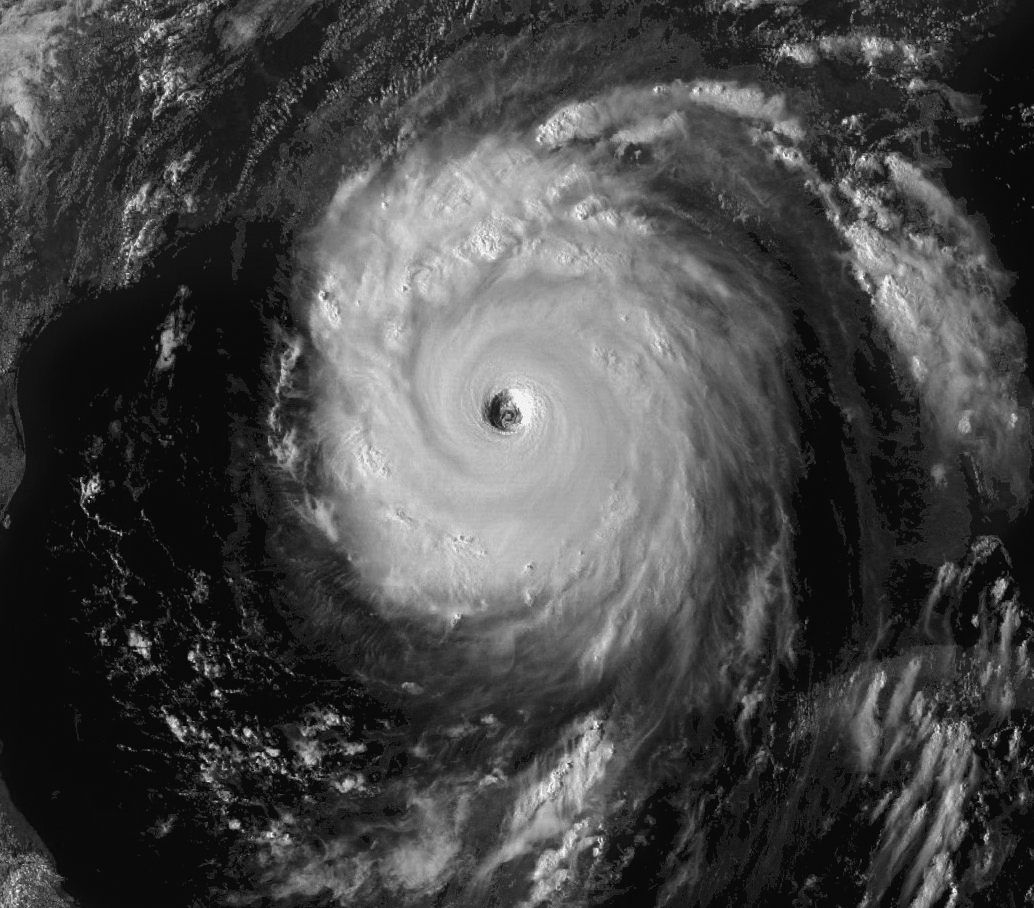
%> input picture Digital Image Processing (ESOE5096)/CA4/hurricane-katrina.tif, 1034 x 908 px
$ octave CA4_4.m   (GNU Octave 9; MATLAB toolbox functions it lacks are replaced by stand-ins)
%> lines starting %> are read from the running program, lines starting %| are printed output that depends on the picture
### Digital Image Processing (ESOE5096)/CA4/wavefast.m
function [c, s] = wavefast(x, n, varargin)
%WAVEFAST Perform multi-level 2-dimensional fast wavelet transform.
%   [C, L] = WAVEFAST(X, N, LP, HP) performs a 2D N-level FWT of
%   image (or matrix) X with respect to decomposition filters LP and
%   HP.
%
%   [C, L] = WAVEFAST(X, N, WNAME) performs the same operation but
%   fetches filters LP and HP for wavelet WNAME using WAVEFILTER.
%
%   Scale parameter N must be less than or equal to log2 of the
%   maximum image dimension.  Filters LP and HP must be even. To
%   reduce border distortion, X is symmetrically extended. That is,
%   if X = [c1 c2 c3 ... cn] (in 1D), then its symmetric extension
%   would be [... c3 c2 c1 c1 c2 c3 ... cn cn cn-1 cn-2 ...].
%
%   OUTPUTS:
%     Matrix C is a coefficient decomposition vector:
%
%      C = [ a(n) h(n) v(n) d(n) h(n-1) ... v(1) d(1) ]
%
%     where a, h, v, and d are columnwise vectors containing
%     approximation, horizontal, vertical, and diagonal coefficient
%     matrices, respectively.  C has 3n + 1 sections where n is the
%     number of wavelet decompositions.
%
%     Matrix S is an (n+2) x 2 bookkeeping matrix:
%
%      S = [ sa(n, :); sd(n, :); sd(n-1, :); ... ; sd(1, :); sx ]
%
%     where sa and sd are approximation and detail size entries.
%
%   See also WAVEBACK and WAVEFILTER.

%   Copyright 2002-2004 R. C. Gonzalez, R. E. Woods, & S. L. Eddins
%   Digital Image Processing Using MATLAB, Prentice-Hall, 2004
%   $Revision: 1.5 $  $Date: 2003/10/13 01:14:17 $

% Check the input arguments for reasonableness.
error(nargchk(3, 4, nargin));

if nargin == 3
   if ischar(varargin{1})
      [lp, hp] = wavefilter(varargin{1}, 'd');
   else
      error('Missing wavelet name.');
   end
else
      lp = varargin{1};     hp = varargin{2};
end

fl = length(lp);      sx = size(x);

if (ndims(x) ~= 2) | (min(sx) < 2) | ~isreal(x) | ~isnumeric(x)
   error('X must be a real, numeric matrix.');
end

if (ndims(lp) ~= 2) | ~isreal(lp) | ~isnumeric(lp) ...
       | (ndims(hp) ~= 2) | ~isreal(hp) | ~isnumeric(hp) ...
       | (fl ~= length(hp)) | rem(fl, 2) ~= 0
   error(['LP and HP must be even and equal length real, ' ...
          'numeric filter vectors.']);
end

if ~isreal(n) | ~isnumeric(n) | (n < 1) | (n > log2(max(sx)))
   error(['N must be a real scalar between 1 and ' ...
          'log2(max(size((X))).']);
end

% Init the starting output data structures and initial approximation.
c = [];       s = sx;     app = double(x);

% For each decomposition ...
for i = 1:n
   % Extend the approximation symmetrically.
   [app, keep] = symextend(app, fl);

   % Convolve rows with HP and downsample. Then convolve columns
   % with HP and LP to get the diagonal and vertical coefficients.
   rows = symconv(app, hp, 'row', fl, keep);
   coefs = symconv(rows, hp, 'col', fl, keep);
   c = [coefs(:)' c];    s = [size(coefs); s];
   coefs = symconv(rows, lp, 'col', fl, keep);
   c = [coefs(:)' c];

   % Convolve rows with LP and downsample. Then convolve columns
   % with HP and LP to get the horizontal and next approximation
   % coeffcients.
   rows = symconv(app, lp, 'row', fl, keep);
   coefs = symconv(rows, hp, 'col', fl, keep);
   c = [coefs(:)' c];
   app = symconv(rows, lp, 'col', fl, keep);
end

% Append final approximation structures.
c = [app(:)' c];       s = [size(app); s];

%-------------------------------------------------------------------%
% [6 lines left out: function symextend, not called in this run]

%-------------------------------------------------------------------%
% [13 lines left out: function symconv, not called in this run]

### Digital Image Processing (ESOE5096)/CA4/wavework.m
function [ varargout ] = wavework( opcode, type, c, s, n, x )
%WAVEWORK is used to edit wavelet decomposition structures
%   [VARARGOUT] = WAVEWORK(OPCODE, TYPE, C, S, N, X) gets the
%	coefficients specified by TYPE and N for access or modification
%	based on OPCODE
%
%	INPUTS:
%		OPCODE		Operation to perform
%		------------------------------------------------------------
%		'copy'		[varargout] = Y = requested (via TYPE and N)
%					coefficient matrix
%		'cut'		[varargout] = [NC, Y] = New decomposition vector
%					(with requested coefficient matrix zeroed) AND
%					requested coefficient matrix
%		'paste'		[varargout] = [NC] = new decomposition vector with
%					coefficient matrix replaced by X
%
%		TYPE		Coefficient category
%		-------------------------------------------------------------
%		'a'			Approximation coefficients
%		'h'			Horizontal details
%		'v'			Vertical details
%		'd'			Diagonal details
%
%		[C, S] is a wavelet toolbox decomposition structures.
%		N is a decomposition level (Ignored if TYPE = 'a').
%		X is a 2- or 3-D coefficient matrix for pasting.
%
%		See also WAVECUT, WAVECOPY, and WAVEPASTE.

narginchk(4, 6);

if (~ismatrix(c)) || (size(c, 1) ~= 1)
    error('C must be a row vector.');
end

if (~ismatrix(s)) || ~isreal(s) || ~isnumeric(s) || ...
        ((size(s, 2) ~= 2) && (size(s, 2) ~= 3))
    error('S must be a real, numeric two- or three-column array.');
end

elements = prod(s, 2);  % Coefficient matrix elements.
if (length(c) < elements(end)) || ...
        ~(elements(1) + 3 * sum(elements(2:end - 1)) >= elements(end))
    error('[C S] must from a standard wavelet decomposition structure.');
end

if strcmpi(opcode(1:3), 'pas') && nargin < 6
    error('Not enough input parameters.');
end

if nargin < 5
    n = 1;          % Default level is 1.
end
nmax = size(s, 1) - 2;      % Maximum levels in [C, S].

aflag = (lower(type(1)) == 'a');
if ~aflag && (n > nmax)
    error('N exceeds the decompositions in [C, S].');
end

switch lower(type(1))           % Make pointers into C.
    case 'a'
        nindex = 1;
        start = 1; stop = elements(1); ntst = nmax;
    case {'h', 'v', 'd'}
        switch type
            case 'h', offset = 0;       % Offset to details
            case 'v', offset = 1;
            case 'd', offset = 2;
        end
        nindex = size(s, 1) - n;        % Index to detail info.
        start = elements(1) + 3 * sum(elements(2:nmax - n + 1)) + ...
            offset * elements(nindex) + 1;
        stop = start + elements(nindex) - 1;
        ntst = n;
    otherwise
        error('TYPE must begin with "a", "h", "v", or "d". ');
end
switch lower(opcode)            % Do requested action.
    case {'copy', 'cut'}
        y = c(start:stop); nc = c;
        y = reshape(y, s(nindex, :));
        if strcmpi(opcode(1:3), 'cut')
            nc(start:stop) = 0;
            varargout = {nc, y};
        else
            varargout = {y};
        end
    case 'paste'
        if numel(x) ~= elements(end - ntst)
            error('X is not sized for the requested paste.');
        else
            nc = c; nc(start:stop) = x(:);  varargout = {nc};
        end
    otherwise
        error('Unrecognized OPCODE.');
end

end

### Digital Image Processing (ESOE5096)/CA4/waveback.m
function [ varargout ] = waveback( c, s, varargin )
%WAVEBACK Computes inverse FWTs for multi-level decomposition [C, S].
%   [VARARGOUT] = WAVEBACK(C, S, VARARGOUT) performs a 2D N-level
%	partial or complete wavelet reconstruction of decomposition
%	structure [C, S];
%
%	SYNTAX:
%	Y = WAVEBACK(C, S, 'WNAME');			Output inverse FWT matrix Y
%	Y = WAVEBACK(C, S, LR, HR);				using lowpass and highpass
%											reconstruction filters (LR and
%											HR) or filters obtained by
%											calling WAVEFILTER with 'WNAME'.
%
%	[NC, NS] = WAVEBACK(C, S, 'WNAME', N);	Output new wavelet
%	[NC, NS] = WAVEBACK(C, S, LR, HR, N);	decomposition structure
%											[NC, NS] after N step
%											reconstruction.
%
%	See also WAVEFAST and WAVEFILTER.

% Check the input and output arguments for reasonableness.
narginchk(3, 5);
nargoutchk(1, 2);

if(~ismatrix(c)) || (size(c, 1) ~= 1)
    error('C must be a row vector.');
end

if(~ismatrix(s)) || ~isreal(s) || ~isnumeric(s) || ...
        ((size(s, 2) ~= 2) && (size(s, 2) ~= 3))
    error('S must be a real, numeric two- or three-column array.');
end

elements = prod(s, 2);
if(length(c) < elements(end)) || ...
        ~(elements(1) + 3 * sum(elements(2:end - 1)) >= elements(end))
    error('[C S] must be a standard wavelet decomposition structure.');
end

% Maximum levels in [C, S].
nmax = size(s, 1) - 2;
% Get third input parameter and init check flags.
wname = varargin{1}; filterchk = 0; nchk = 0;

switch nargin
    case 3
        if ischar(wname)
            [lp, hp] = wavefilter(wname, 'r'); n = nmax;
        else
            error('Undefined filter.');
        end
        if nargout ~= 1
            error('Wrong number of output arguments.');
        end
    case 4
        if ischar(wname)
            [lp, hp] = wavefilter(wname, 'r');
            n = varargin{2}; nchk = 1;
        else
            lp = varargin{1}; hp = varargin{2};
            filterchk = 1; n = nmax;
            if nargout ~= 1
                error('Wrong number of output arguments.');
            end
        end
    case 5
        lp = varargin{1}; hp = varargin{2}; filterchk = 1;
        n = varargin{3}; nchk = 1;
    otherwise
        error('Improper number of input arguments.');
end
fl = length(lp);
if filterchk   % Check filters.
    if (~ismatrix(lp)) || ~isreal(lp) || ~isnumeric(lp) ...
            || (~ismatrix(hp)) || ~isreal(hp) || ~isnumeric(hp) ...
            || (fl ~= length(hp)) || rem(fl, 2) ~= 0
        error('LP and HP must be even and equal length real, numeric filter vectors.');
    end
end

if nchk && (~isnumeric(n) || ~isreal(n))  % Check scale N.
    error('N must be a real numeric.');
end

if (n > nmax) || (n < 1)
    error('Invalid number (N) of reconstructions requested.');
end

if (n ~= nmax) && (nargout ~= 2)
    error('Not enough output arguments.');
end

nc = c; ns = s; nnmax = nmax;  % Init decomposition.
for i = 1:n
    % Compute a new approximation.
    a = symconvup(wavecopy('a', nc, ns), lp, lp, fl, ns(3, :)) + ...
        symconvup(wavecopy('h', nc, ns, nnmax), hp, lp, fl, ns(3, :)) + ...
        symconvup(wavecopy('v', nc, ns, nnmax), lp, hp, fl, ns(3, :)) + ...
        symconvup(wavecopy('d', nc, ns, nnmax), hp, hp, fl, ns(3, :));

    % Update decomposition.
    nc = nc(4 * prod(ns(1, :)) + 1:end); nc = [a(:)' nc];
    ns = ns(3:end, :); ns = [ns(1, :); ns];
    nnmax = size(ns, 1) - 2;
end
% For complete reconstructions, reformat output as 2-D.
if nargout == 1
    a = nc; nc = zeros(ns(1, :)); nc(:) = a;
end

varargout{1} = nc;
if nargout == 2
    varargout{2} = ns;
end
end

% ------------------------------------------------------------------------ %
% [21 lines left out: function symconvup, not called in this run]

### Digital Image Processing (ESOE5096)/CA4/wavezero.m
function [ nc, g8 ] = wavezero( c, s, l, wname )
%WAVEZEROS Zeroes wavelet transform detail coefficients.
% [ NC , GB ] = WAVEZERO( C, S, L, WNAME ) zeroes the level L detail
% coefficients in wavelet decomposition structure [ C , S ] and
% computes the resulting inverse transform with respect to WNAME
% wavelets.

[nc, foo] = wavecut('h', c, s, l);
[nc, foo] = wavecut('v', nc, s, l);
[nc, foo] = wavecut('d', nc, s, l);
i = waveback(nc, s, wname);
g8 = im2uint8(mat2gray(i));
% figure; imshow(g8);
end

### Digital Image Processing (ESOE5096)/CA4/wavefilter.m
function [varargout] = wavefilter(wname, type)
%WAVEFILTER Create wavelet decomposition and reconstruction filters.
%   [VARARGOUT] = WAVEFILTER(WNAME, TYPE) returns the decomposition
%   and/or reconstruction filters used in the computation of the
%   forward and inverse FWT (fast wavelet transform).
%
%   EXAMPLES:
%     [ld, hd, lr, hr] = wavefilter('haar') Get the low and highpass
%                                           decomposition (ld, hd)
%                                           and reconstruction
%                                           (lr, hr) filters for
%                                           wavelet 'haar'.
%     [ld, hd] = wavefilter('haar','d')     Get decomposition filters
%                                           ld and hd.
%     [lr, hr] = wavefilter('haar','r')     Get reconstruction
%                                           filters lr and hr.
%
%   INPUTS:
%     WNAME             Wavelet Name
%     ---------------------------------------------------------
%     'haar' or 'db1'   Haar
%     'db4'             4th order Daubechies
%     'sym4'            4th order Symlets
%     'bior6.8'         Cohen-Daubechies-Feauveau biorthogonal
%     'jpeg9.7'         Antonini-Barlaud-Mathieu-Daubechies
%
%     TYPE              Filter Type
%     ---------------------------------------------------------
%     'd'               Decomposition filters
%     'r'               Reconstruction filters
%
%   See also WAVEFAST and WAVEBACK.

%   Copyright 2002-2004 R. C. Gonzalez, R. E. Woods, & S. L. Eddins
%   Digital Image Processing Using MATLAB, Prentice-Hall, 2004
%   $Revision: 1.5 $  $Date: 2003/10/13 01:09:39 $

% Check the input and output arguments.
error(nargchk(1, 2, nargin));

if (nargin == 1 & nargout ~= 4) | (nargin == 2 & nargout ~= 2)
   error('Invalid number of output arguments.');
end

if nargin == 1 & ~ischar(wname)
   error('WNAME must be a string.');
end

if nargin == 2 & ~ischar(type)
   error('TYPE must be a string.');
end

% Create filters for the requested wavelet.
switch lower(wname)
case {'haar', 'db1'}
   ld = [1 1]/sqrt(2);     hd = [-1 1]/sqrt(2);
   lr = ld;                hr = -hd;

case 'db4'
   ld = [-1.059740178499728e-002 3.288301166698295e-002 ...
         3.084138183598697e-002 -1.870348117188811e-001 ...
         -2.798376941698385e-002 6.308807679295904e-001 ...
         7.148465705525415e-001 2.303778133088552e-001];
   t = (0:7);
   hd = ld;    hd(end:-1:1) = cos(pi * t) .* ld;
   lr = ld;    lr(end:-1:1) = ld;
   hr = cos(pi * t) .* ld;

case 'sym4'
   ld = [-7.576571478927333e-002 -2.963552764599851e-002 ...
         4.976186676320155e-001 8.037387518059161e-001 ...
         2.978577956052774e-001 -9.921954357684722e-002 ...
         -1.260396726203783e-002 3.222310060404270e-002];
   t = (0:7);
   hd = ld;    hd(end:-1:1) = cos(pi * t) .* ld;
   lr = ld;    lr(end:-1:1) = ld;
   hr = cos(pi * t) .* ld;

case 'bior6.8'
   ld = [0 1.908831736481291e-003 -1.914286129088767e-003 ...
         -1.699063986760234e-002 1.193456527972926e-002 ...
         4.973290349094079e-002 -7.726317316720414e-002 ...
         -9.405920349573646e-002 4.207962846098268e-001 ...
         8.259229974584023e-001 4.207962846098268e-001 ...
         -9.405920349573646e-002 -7.726317316720414e-002 ...
         4.973290349094079e-002 1.193456527972926e-002 ...
         -1.699063986760234e-002 -1.914286129088767e-003 ...
         1.908831736481291e-003];
   hd = [0 0 0 1.442628250562444e-002 -1.446750489679015e-002 ...
         -7.872200106262882e-002 4.036797903033992e-002 ...
         4.178491091502746e-001 -7.589077294536542e-001 ...
         4.178491091502746e-001 4.036797903033992e-002 ...
         -7.872200106262882e-002 -1.446750489679015e-002 ...
         1.442628250562444e-002 0 0 0 0];
   t = (0:17);
   lr = cos(pi * (t + 1)) .* hd;
   hr = cos(pi * t) .* ld;

case 'jpeg9.7'
   ld = [0 0.02674875741080976 -0.01686411844287495 ...
         -0.07822326652898785 0.2668641184428723 ...
         0.6029490182363579 0.2668641184428723 ...
         -0.07822326652898785 -0.01686411844287495 ...
         0.02674875741080976];
   hd = [0 -0.09127176311424948 0.05754352622849957 ...
         0.5912717631142470 -1.115087052456994 ...
         0.5912717631142470 0.05754352622849957 ...
         -0.09127176311424948 0 0];
   t = (0:9);
   lr = cos(pi * (t + 1)) .* hd;
   hr = cos(pi * t) .* ld;

otherwise
   error('Unrecognizable wavelet name (WNAME).');
end

% Output the requested filters.
if (nargin == 1)
   varargout(1:4) = {ld, hd, lr, hr};
else
   switch lower(type(1))
   case 'd'
      varargout = {ld, hd};
   case 'r'
      varargout = {lr, hr};
   otherwise
      error('Unrecognizable filter TYPE.');
   end
end

### Digital Image Processing (ESOE5096)/CA4/wavecut.m
function [ nc, y ] = wavecut( type, c, s, n )
%WAVECUT Zeros coefficients in a wavelet decomposition structure.
%   [NC, Y] = WAVECUT(TYPE, C, S, N) returns a new decomposition
%	vector whose detail or approximation coefficients (based on TYPE
%	and N) have been zeroed. The coefficients that were zeroed are
%	returned in Y.
%
%	INPUTS:
%		TYPE		Coefficient category
%		----------------------------------------------------------
%		'a'			Approximation coefficients
%		'h'			Horizontal details
%		'v'			Vertical details
%		'd'			Diagonal details
%
%		[C, S] is a wavelet data structure.
%		N specifies a decomposition level (ignored if TYPE = 'a').
%
%	See also WAVEWORK, WAVECOPY, and WAVEPASTE.
narginchk(3, 4);

if nargin == 4
    [nc, y] = wavework('cut', type, c, s, n);
else
    [nc, y] = wavework('cut', type, c, s);
end
end

### Digital Image Processing (ESOE5096)/CA4/CA4_4.m
img = im2double(imread('hurricane-katrina.tif'));
levels = [1 2 3 4];
wname = 'bior6.8';

figure;
for i = 1:length(levels)
    level = levels(i);

    % Wavelet transform
    [cm, sm] = wavefast(img, 4, wname);

    % Zeroing detail coefficients up to 'level'
    [nc, g8] = wavezero(cm, sm, level, wname);
    g8 = im2double(g8);

    % (a) Show smoothed image
    subplot(4,4,(i-1)*4+1);
    imshow(g8, []);
    title(sprintf('Level %d Smoothed', level));

    % (b) Difference image
    diff_img = img - g8;
    subplot(4,4,(i-1)*4+2);
    imshow(diff_img, []);
    title(sprintf('Level %d Difference', level));

end
%> this loop made 4 passes

%%
% ==============================================================
% Repeat with Gaussian noise added
% ==============================================================

noisy = imnoise(img, 'gaussian', 0, 0.15);
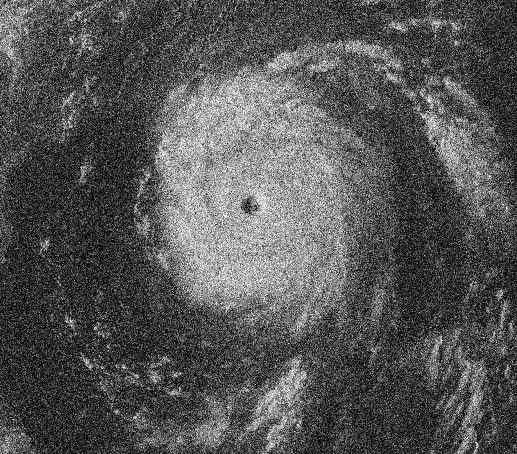
%> noisy: size 908x1034 double (shown at 1/2 size); min 0, max 1, mean 0.334

PSNR_values = zeros(1,length(levels));

figure;
for i = 1:length(levels)
    level = levels(i);

    % Wavelet transform on noisy image
    [cm, sm] = wavefast(noisy, 4, wname);

    % Zeroing
    [nc, g8n] = wavezero(cm, sm, level, wname);
    g8n = im2double(g8n);

    % Show smoothed noisy result
    subplot(4,4,(i-1)*4+1);
    imshow(g8n, []);
    title(sprintf('Noisy Level %d Smoothed', level));

    % Difference
    diff_img = noisy - g8n;
    subplot(4,4,(i-1)*4+2);
    imshow(diff_img, []);
    title(sprintf('Noisy Level %d Difference', level));

    % Compute PSNR w.r.t. ORIGINAL CLEAN IMAGE
    PSNR_values(i) = psnr(g8n, img);
end
%> this loop made 4 passes
%> pass 1, in wavework (call 15), `y = reshape(y, s(nindex, :));`:
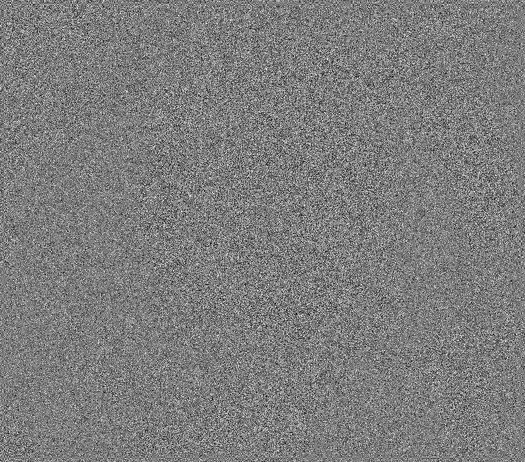
%> y: size 462x525 double; min -1.07, max 1.1, mean -0.000274; drawn with min black and max white
%> pass 1, in wavezero (call 5), `i = waveback(nc, s, wname);`:
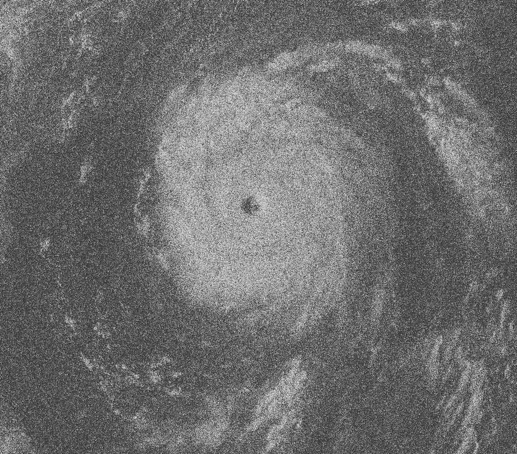
%> i: size 908x1034 double (shown at 1/2 size); min -0.369, max 1.26, mean 0.334; drawn with min black and max white
%> after the loop, PSNR_values = [13.24 12.01 11.95 11.74]
%> after the loop:
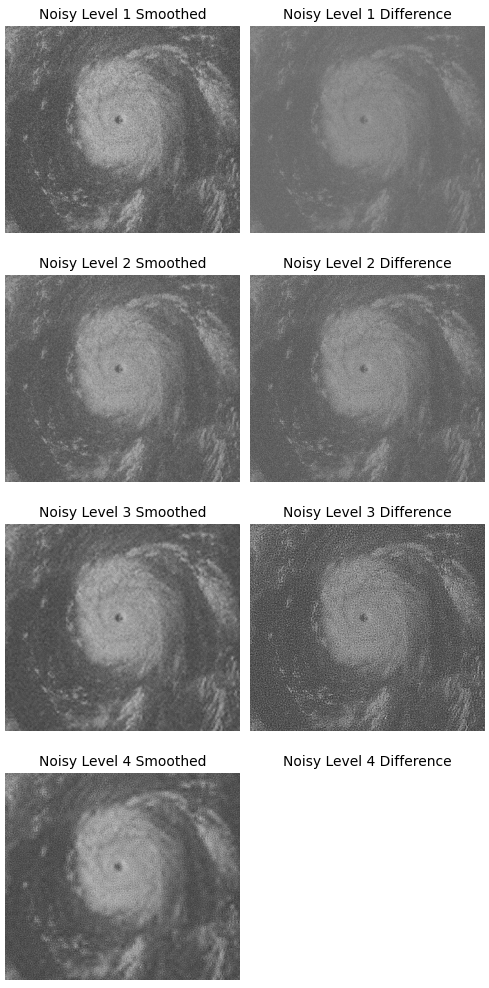
%> figure redrawn from the program's plot data, 8 panels

%%
% Report the best level
[bestPSNR, bestLevelIdx] = max(PSNR_values);
%> bestPSNR = 13.24; bestLevelIdx = 1
bestLevel = levels(bestLevelIdx);
%> bestLevel = 1

fprintf('Best level = %d with PSNR = %.4f dB\n', bestLevel, bestPSNR);
%| Best level = 1 with PSNR = 13.2449 dB
